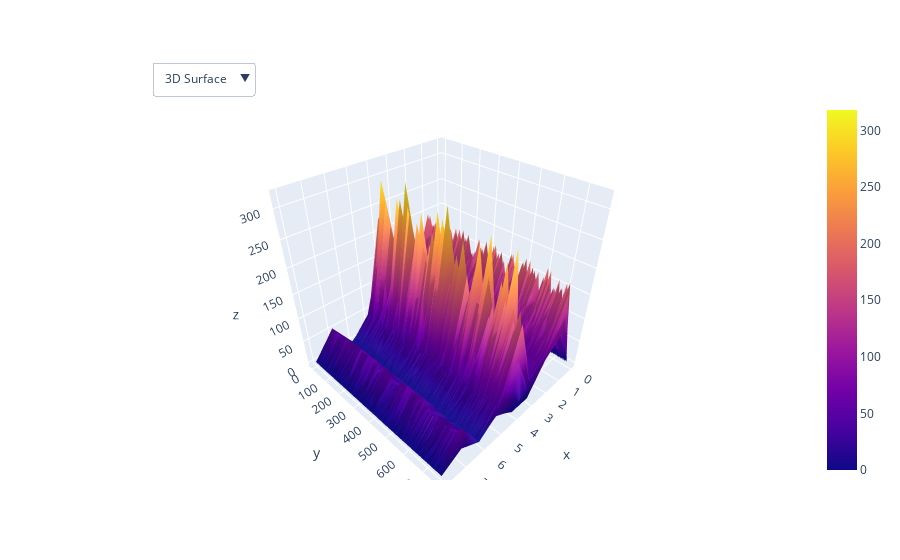

This figure's notebook cell:
### Markdown cell above
g. Employ Plotly to create a dropdown menu

### Code cell
import plotly.graph_objects as go
fig = go.Figure()
fig.add_surface(z=df.values)
fig.update_layout(
    updatemenus=[
        dict(
            buttons=list([
                dict(
                    args=['type', 'surface'],
                    label='3D Surface',
                    method='restyle'
                ),
                dict(
                    args=['type', 'heatmap'],
                    label='Heatmap',
                    method='restyle'
                )
            ]),
            direction='down',
            showactive=True,
            x=0.1,
            xanchor='left',
            y=1.1,
            yanchor='top'
        ),
    ]
)
fig.show()

### Figure 1 — Plotly figure (JSON) as saved in the notebook; plotly's stock layout.template omitted (floating-point values rounded to 4 significant figures; data arrays with more than 128 entries replaced by an {"elided": "..."} marker saying what was removed)
{"data": [{"type": "surface", "z": {"elided": "768x9 float values"}}], "layout": {"updatemenus": [{"buttons": [{"args": ["type", "surface"], "label": "3D Surface", "method": "restyle"}, {"args": ["type", "heatmap"], "label": "Heatmap", "method": "restyle"}], "direction": "down", "showactive": true, "x": 0.1, "xanchor": "left", "y": 1.1, "yanchor": "top"}]}}
